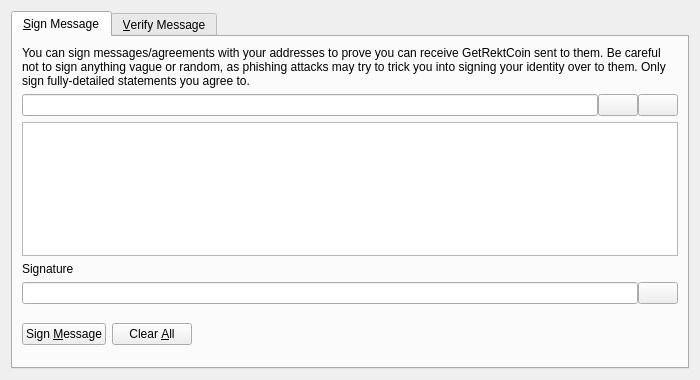
<?xml version="1.0" encoding="UTF-8"?>
<ui version="4.0">
 <class>SignVerifyMessageDialog</class>
 <widget class="QDialog" name="SignVerifyMessageDialog">
  <property name="geometry">
   <rect>
    <x>0</x>
    <y>0</y>
    <width>700</width>
    <height>380</height>
   </rect>
  </property>
  <property name="windowTitle">
   <string>Signatures - Sign / Verify a Message</string>
  </property>
  <property name="modal">
   <bool>true</bool>
  </property>
  <layout class="QVBoxLayout" name="verticalLayout">
   <item>
    <widget class="QTabWidget" name="tabWidget">
     <property name="currentIndex">
      <number>0</number>
     </property>
     <widget class="QWidget" name="tabSignMessage">
      <attribute name="title">
       <string>&amp;Sign Message</string>
      </attribute>
      <layout class="QVBoxLayout" name="verticalLayout_SM">
       <item>
        <widget class="QLabel" name="infoLabel_SM">
         <property name="text">
          <string>You can sign messages/agreements with your addresses to prove you can receive GetRektCoin sent to them. Be careful not to sign anything vague or random, as phishing attacks may try to trick you into signing your identity over to them. Only sign fully-detailed statements you agree to.</string>
         </property>
         <property name="textFormat">
          <enum>Qt::PlainText</enum>
         </property>
         <property name="wordWrap">
          <bool>true</bool>
         </property>
        </widget>
       </item>
       <item>
        <layout class="QHBoxLayout" name="horizontalLayout_1_SM">
         <property name="spacing">
          <number>0</number>
         </property>
         <item>
          <widget class="QValidatedLineEdit" name="addressIn_SM">
           <property name="toolTip">
            <string>The GetRektCoin address to sign the message with</string>
           </property>
          </widget>
         </item>
         <item>
          <widget class="QPushButton" name="addressBookButton_SM">
           <property name="toolTip">
            <string>Choose previously used address</string>
           </property>
           <property name="text">
            <string/>
           </property>
           <property name="shortcut">
            <string>Alt+A</string>
           </property>
           <property name="autoDefault">
            <bool>false</bool>
           </property>
          </widget>
         </item>
         <item>
          <widget class="QPushButton" name="pasteButton_SM">
           <property name="toolTip">
            <string>Paste address from clipboard</string>
           </property>
           <property name="text">
            <string/>
           </property>
           <property name="shortcut">
            <string>Alt+P</string>
           </property>
           <property name="autoDefault">
            <bool>false</bool>
           </property>
          </widget>
         </item>
        </layout>
       </item>
       <item>
        <widget class="QPlainTextEdit" name="messageIn_SM">
         <property name="toolTip">
          <string>Enter the message you want to sign here</string>
         </property>
        </widget>
       </item>
       <item>
        <widget class="QLabel" name="signatureLabel_SM">
         <property name="text">
          <string>Signature</string>
         </property>
         <property name="textFormat">
          <enum>Qt::PlainText</enum>
         </property>
        </widget>
       </item>
       <item>
        <layout class="QHBoxLayout" name="horizontalLayout_2_SM">
         <property name="spacing">
          <number>0</number>
         </property>
         <item>
          <widget class="QLineEdit" name="signatureOut_SM">
           <property name="font">
            <font>
             <italic>true</italic>
            </font>
           </property>
           <property name="readOnly">
            <bool>true</bool>
           </property>
          </widget>
         </item>
         <item>
          <widget class="QPushButton" name="copySignatureButton_SM">
           <property name="toolTip">
            <string>Copy the current signature to the system clipboard</string>
           </property>
           <property name="text">
            <string/>
           </property>
           <property name="autoDefault">
            <bool>false</bool>
           </property>
          </widget>
         </item>
        </layout>
       </item>
       <item>
        <layout class="QHBoxLayout" name="horizontalLayout_3_SM">
         <item>
          <widget class="QPushButton" name="signMessageButton_SM">
           <property name="toolTip">
            <string>Sign the message to prove you own this GetRektCoin address</string>
           </property>
           <property name="text">
            <string>Sign &amp;Message</string>
           </property>
           <property name="autoDefault">
            <bool>false</bool>
           </property>
          </widget>
         </item>
         <item>
          <widget class="QPushButton" name="clearButton_SM">
           <property name="toolTip">
            <string>Reset all sign message fields</string>
           </property>
           <property name="text">
            <string>Clear &amp;All</string>
           </property>
           <property name="autoDefault">
            <bool>false</bool>
           </property>
          </widget>
         </item>
         <item>
          <spacer name="horizontalSpacer_1_SM">
           <property name="orientation">
            <enum>Qt::Horizontal</enum>
           </property>
           <property name="sizeHint" stdset="0">
            <size>
             <width>40</width>
             <height>48</height>
            </size>
           </property>
          </spacer>
         </item>
         <item>
          <widget class="QLabel" name="statusLabel_SM">
           <property name="font">
            <font>
             <weight>75</weight>
             <bold>true</bold>
            </font>
           </property>
           <property name="text">
            <string/>
           </property>
           <property name="wordWrap">
            <bool>true</bool>
           </property>
          </widget>
         </item>
         <item>
          <spacer name="horizontalSpacer_2_SM">
           <property name="orientation">
            <enum>Qt::Horizontal</enum>
           </property>
           <property name="sizeHint" stdset="0">
            <size>
             <width>40</width>
             <height>48</height>
            </size>
           </property>
          </spacer>
         </item>
        </layout>
       </item>
      </layout>
     </widget>
     <widget class="QWidget" name="tabVerifyMessage">
      <attribute name="title">
       <string>&amp;Verify Message</string>
      </attribute>
      <layout class="QVBoxLayout" name="verticalLayout_VM">
       <item>
        <widget class="QLabel" name="infoLabel_VM">
         <property name="text">
          <string>Enter the receiver's address, message (ensure you copy line breaks, spaces, tabs, etc. exactly) and signature below to verify the message. Be careful not to read more into the signature than what is in the signed message itself, to avoid being tricked by a man-in-the-middle attack. Note that this only proves the signing party receives with the address, it cannot prove sendership of any transaction!</string>
         </property>
         <property name="textFormat">
          <enum>Qt::PlainText</enum>
         </property>
         <property name="alignment">
          <set>Qt::AlignLeading|Qt::AlignLeft|Qt::AlignTop</set>
         </property>
         <property name="wordWrap">
          <bool>true</bool>
         </property>
        </widget>
       </item>
       <item>
        <layout class="QHBoxLayout" name="horizontalLayout_1_VM">
         <property name="spacing">
          <number>0</number>
         </property>
         <item>
          <widget class="QValidatedLineEdit" name="addressIn_VM">
           <property name="toolTip">
            <string>The GetRektCoin address the message was signed with</string>
           </property>
          </widget>
         </item>
         <item>
          <widget class="QPushButton" name="addressBookButton_VM">
           <property name="toolTip">
            <string>Choose previously used address</string>
           </property>
           <property name="text">
            <string/>
           </property>
           <property name="shortcut">
            <string>Alt+A</string>
           </property>
           <property name="autoDefault">
            <bool>false</bool>
           </property>
          </widget>
         </item>
        </layout>
       </item>
       <item>
        <widget class="QPlainTextEdit" name="messageIn_VM"/>
       </item>
       <item>
        <widget class="QValidatedLineEdit" name="signatureIn_VM"/>
       </item>
       <item>
        <layout class="QHBoxLayout" name="horizontalLayout_2_VM">
         <item>
          <widget class="QPushButton" name="verifyMessageButton_VM">
           <property name="toolTip">
            <string>Verify the message to ensure it was signed with the specified GetRektCoin address</string>
           </property>
           <property name="text">
            <string>Verify &amp;Message</string>
           </property>
           <property name="autoDefault">
            <bool>false</bool>
           </property>
          </widget>
         </item>
         <item>
          <widget class="QPushButton" name="clearButton_VM">
           <property name="toolTip">
            <string>Reset all verify message fields</string>
           </property>
           <property name="text">
            <string>Clear &amp;All</string>
           </property>
           <property name="autoDefault">
            <bool>false</bool>
           </property>
          </widget>
         </item>
         <item>
          <spacer name="horizontalSpacer_1_VM">
           <property name="orientation">
            <enum>Qt::Horizontal</enum>
           </property>
           <property name="sizeHint" stdset="0">
            <size>
             <width>40</width>
             <height>48</height>
            </size>
           </property>
          </spacer>
         </item>
         <item>
          <widget class="QLabel" name="statusLabel_VM">
           <property name="font">
            <font>
             <weight>75</weight>
             <bold>true</bold>
            </font>
           </property>
           <property name="text">
            <string/>
           </property>
           <property name="wordWrap">
            <bool>true</bool>
           </property>
          </widget>
         </item>
         <item>
          <spacer name="horizontalSpacer_2_VM">
           <property name="orientation">
            <enum>Qt::Horizontal</enum>
           </property>
           <property name="sizeHint" stdset="0">
            <size>
             <width>40</width>
             <height>48</height>
            </size>
           </property>
          </spacer>
         </item>
        </layout>
       </item>
      </layout>
     </widget>
    </widget>
   </item>
  </layout>
 </widget>
 <customwidgets>
  <customwidget>
   <class>QValidatedLineEdit</class>
   <extends>QLineEdit</extends>
   <header>qvalidatedlineedit.h</header>
  </customwidget>
 </customwidgets>
 <resources>
  <include location="../getrektcoin.qrc"/>
 </resources>
 <connections/>
</ui>
